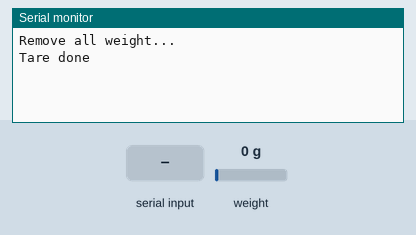
Simulated run of this sketch. Board: Arduino Uno, built with avr-gcc and run on an emulated ATmega328P. On the bench: the last lines printed to the serial monitor. The inputs (shaded band) are chosen by the test bench; at power-on: weight on the scale 0 g.

Above: at 7.2 s.
7.3 s: "d\n" received over Serial
At 8.3 s:
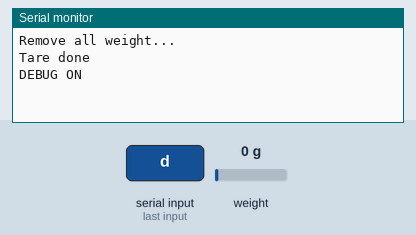
8.8 s: "c90\n" received over Serial
At 9.5 s:
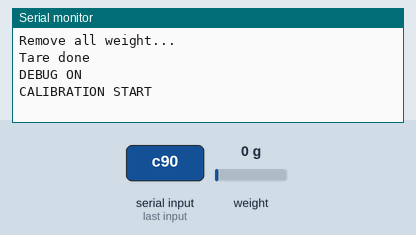

The sketch:

HX711_Test.ino
```cpp
#include "HX711.h"
#include <EEPROM.h>

const int LOADCELL_DOUT_PIN = 3;
const int LOADCELL_SCK_PIN = 2;

HX711 scale;

const float MAGIC_NUMBER = 123.456;
const int EEPROM_ADDR = 0;

bool calibrated = false;
bool debugMode = false;

float calibrationFactor = 1.0;

unsigned long lastPrintTime = 0;
const unsigned long printInterval = 500;

// ---------------- SETUP ----------------
void setup() {
  Serial.begin(9600);
  delay(2000);

  scale.begin(LOADCELL_DOUT_PIN, LOADCELL_SCK_PIN);

  // Load EEPROM calibration
  float magic;
  EEPROM.get(EEPROM_ADDR, magic);

  if (magic == MAGIC_NUMBER) {
    EEPROM.get(EEPROM_ADDR + sizeof(float), calibrationFactor);
    scale.set_scale(calibrationFactor);
    calibrated = true;
    Serial.println("Calibration LOADED");
  }

  Serial.println("Remove all weight...");
  delay(3000);
  scale.tare();
  Serial.println("Tare done");
}

// ---------------- LOOP ----------------
void loop() {

  // SERIAL COMMANDS
  if (Serial.available()) {
    String cmd = Serial.readStringUntil('\n');
    cmd.trim();

    if (cmd.startsWith("c")) {
      float knownWeight = cmd.substring(1).toFloat();
      calibrateScale(knownWeight);
    }

    if (cmd == "d") {
      debugMode = !debugMode;
      Serial.println(debugMode ? "DEBUG ON" : "DEBUG OFF");
    }
  }

  // LIVE WEIGHT OUTPUT
  if (calibrated && millis() - lastPrintTime > printInterval) {
    lastPrintTime = millis();

    float weight = scale.get_units(10);

    if (weight < 0) weight = 0;
    if (weight < 1.0) weight = 0;

    Serial.println(weight, 2);
  }
}

// ---------------- CALIBRATION ----------------
void calibrateScale(float knownWeight) {

  Serial.println("CALIBRATION START");

  scale.set_scale(1);
  delay(2000);

  scale.tare();
  delay(2000);

  Serial.println("Place known weight...");
  delay(6000);

  float reading = scale.read_average(20);

  Serial.print("RAW: ");
  Serial.println(reading);

  if (abs(reading) < 100) {
    Serial.println("ERROR: unstable reading");
    return;
  }

  calibrationFactor = reading / knownWeight;

  scale.set_scale(calibrationFactor);
  calibrated = true;

  EEPROM.put(EEPROM_ADDR, MAGIC_NUMBER);
  EEPROM.put(EEPROM_ADDR + sizeof(float), calibrationFactor);

  Serial.print("CAL FACTOR: ");
  Serial.println(calibrationFactor);

  Serial.println("CALIBRATION DONE");
}
```

Measured:
- after the input at 7.3 s, the serial monitor: prints a new line at once (image 1)
- after the input at 8.8 s, the serial monitor: prints a new line at once (image 2)
